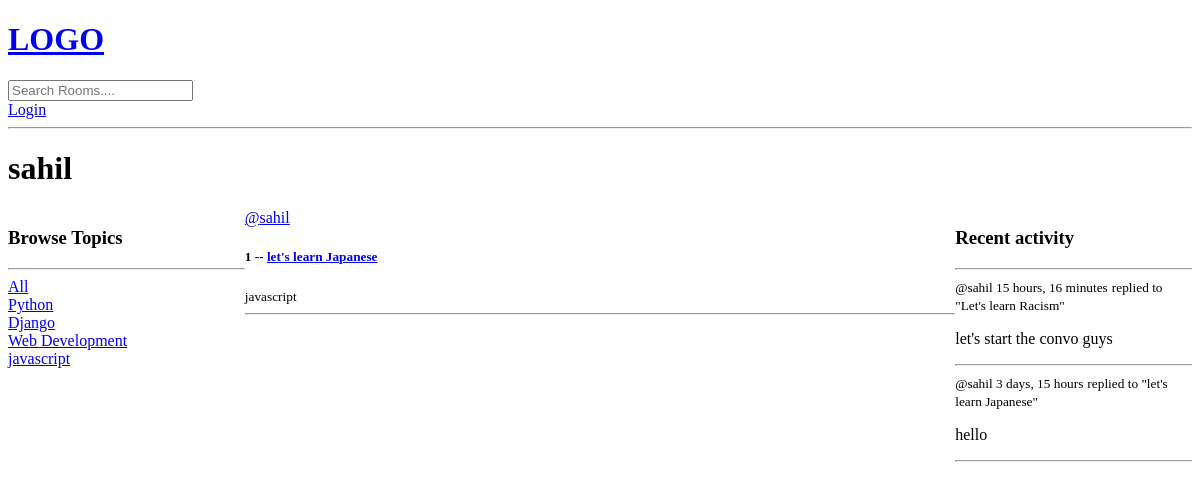
Before: /profile/1 with the older database file.
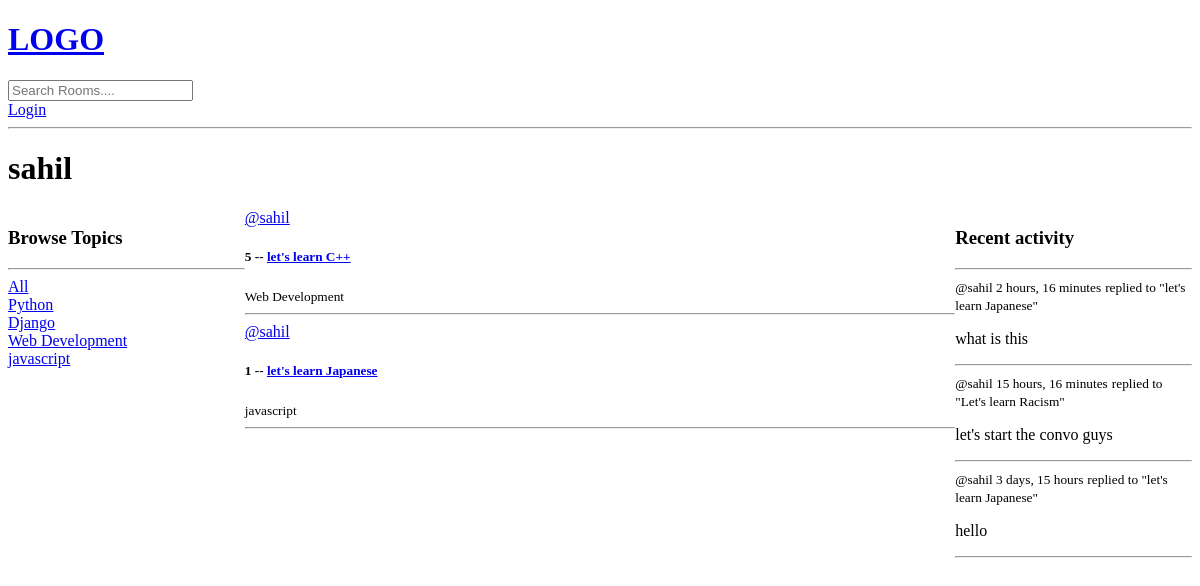
After: the same page with the newer database file.
### base/models.py (models this page shows, shortened)
class Topic(models.Model):
    name = models.CharField(max_length=200)

class Room(models.Model):
    host = models.ForeignKey(User, on_delete=models.SET_NULL, null=True)
    topic = models.ForeignKey(Topic, on_delete=models.SET_NULL, null=True)
    name = models.CharField(max_length=200)
    description = models.TextField(null=True, blank=True)
    participants = models.ManyToManyField(User, related_name='participants', blank=True)
    updated = models.DateTimeField(auto_now=True)
    created = models.DateTimeField(auto_now_add=True)
    class Meta:
        ordering = ['-updated','-created']
    def __str__(self):
        return self.name

class Message(models.Model):
    user = models.ForeignKey(User, on_delete=models.CASCADE)
    room = models.ForeignKey(Room, on_delete=models.CASCADE)
    body = models.TextField()
    updated = models.DateTimeField(auto_now=True)
    created = models.DateTimeField(auto_now_add=True)
    class Meta:
        ordering = ['-updated','-created']
    def __str__(self):
        return self.body[0:50]

### base/views.py (the view)
# urls.py: path('profile/<str:pk>',views.userProfile,name="user-profile"),
def userProfile(request,pk):
    user = User.objects.get(id=pk)
    rooms = user.room_set.all()
    room_messages = user.message_set.all()
    topics = Topic.objects.all()
    context={"user":user,'rooms':rooms,'room_messages':room_messages,'topics':topics}
    return render(request,'base/profile.html', context)

### base/templates/base/profile.html (shortened to what this page needs)
{% extends 'main.html'%}
{% block content %}
    <h1>{{user.username}}</h1>
    <div class="profile-container">
        <div>
            {% include "base/topics_component.html" %}
        </div>
        <div>
            {% include "base/feed_component.html" %}
        </div>
        <div>
            {% include "base/activity_component.html" %}
        </div>
    </div>
{% endblock %}

### templates/main.html (shortened to what this page needs)
<!DOCTYPE html>
<html lang="en">
<head>
</head>
<body>
    {% include "navbar.html" %}
    {% block content %}
    {% endblock %}
</body>
</html>

### templates/navbar.html
<a href="/">
<h1>LOGO</h1>
</a>
<form method="GET" action="{% url 'home' %}">
    <input type="text" name="q" placeholder="Search Rooms.... "/>
</form>
{% if request.user.is_authenticated %}
<p>Hello {{request.user}}</p>
<a href="{% url 'logout' %}">Logout</a>
{% else %}
<a href="{% url 'login' %}">Login</a>
{% endif %}
<hr>

### base/templates/base/topics_component.html
<h3>Browse Topics</h3>
<hr>
<div>
  <a href="{% url 'home'  %}">All</a>
</div>
{% for topic in topics %}
  <div>
    <a href="{% url 'home'  %}?q={{topic.name}}">{{topic.name}}</a>
  </div>
{% endfor %}

### base/templates/base/feed_component.html (shortened to what this page needs)
<div>
    {% for room in rooms %}
    <div>
      <a href="{% url "user-profile" room.host.id %}">@{{room.host.username}}</a>
      <h5>{{room.id}} -- <a href="{% url 'room' room.id %}">{{room.name}}</a></h5>
      <small>{{room.topic.name}}</small>
      <hr>
    </div>
    {% endfor %}
</div>

### base/templates/base/activity_component.html (shortened to what this page needs)
<h3>Recent activity</h3>
    <hr>
    {% for message in room_messages %}
      <div>
        <small>@{{message.user}} {{message.created|timesince}}</small>
        <small>replied to "{{message.room}}"</small>
        <p>{{message}}</p>
        <hr>
      </div>
    {% endfor %}

### base/templates/base/profile.html (style rules this page uses)
.profile-container { display:grid; grid-template-columns:1fr 3fr 1fr; }

Changed rows visible on the page:
added Room: host.username "sahil", id "5", name "let's learn C++", topic.name "Web Development"
added Message: user "sahil", created "2 hours, 16 minutes", room "let's learn Japanese", body "what is this"
